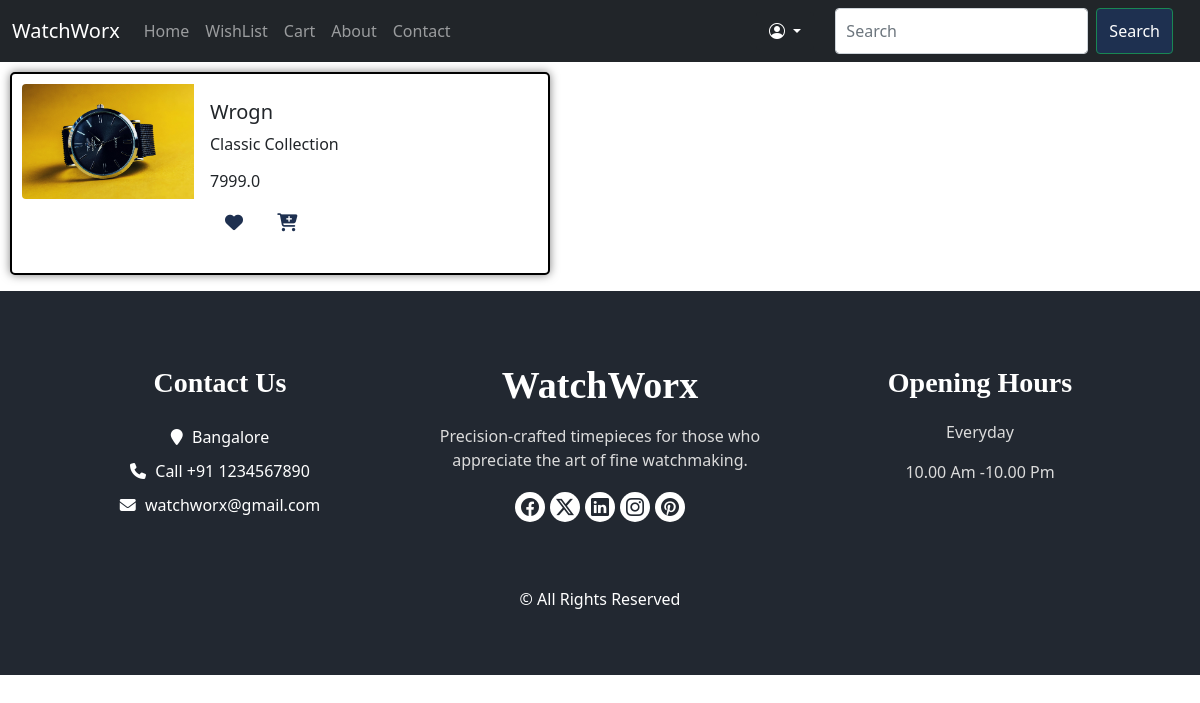
/product/5, run on the app's committed database.
### Homepage/models.py (models this page shows)
class watchupload(models.Model):
    name=models.CharField(max_length=100)
    description = models.TextField()
    price= models.FloatField()
    count=models.IntegerField(default=1)
    image = models.ImageField(upload_to='watch_images/')
    created=models.DateTimeField(auto_now_add=True),
    updated=models.DateTimeField(auto_now=True)

### Homepage/views.py (the view)
# urls.py: path('product/<int:id>',views.show_product,name='product'),
def show_product(request,id):
    product = get_object_or_404(watchupload,id=id)
    review_obj=Watchreviews.objects.filter(products=product)
    return render(request,'product.html',{'product':product,'reviews':review_obj})

### templates/product.html (shortened to what this page needs)
{% extends 'main.html' %}
{%block body_block %}
{% load static %}
<div class="card mb-3" style="max-width: 540px;">
    <div class="row g-0">
      <div class="col-md-4">
        <img src="{{product.image.url}}" class="img-fluid rounded-start" alt="...">
      </div>
      <div class="col-md-8">
        <div class="card-body">
          <h5 class="card-title">{{product.name}}</h5>
          <p class="card-text">{{product.description}}</p>
          <h6 class="card-title">{{product.price}}</h6>
          <a  class="fa-solid fa-heart ico" href="{% url 'wishlist' id=product.id %}"></a>
          <a class="fa-solid fa-cart-plus ico" href="{% url 'cart' id=product.id %}"></a>
        </div>
      </div>
    </div>
  </div>
  <div>
{%endblock %}

### templates/main.html (style rules this page uses)
body { scroll-behavior: smooth; }
.card { padding: 10px; margin: 10px; border: 2px solid; border-radius: 5px; border-color: black; box-shadow: 0 0 10px rgba(0, 0, 0, 0.5); }
.ico { padding: 5px; margin: 10px; text-decoration: none; color: inherit; font-size: large; color: rgb(30, 48, 80); }

### data on the page
watchupload: image (picture), name "Wrogn", description "Classic Collection", price "7999.0"
